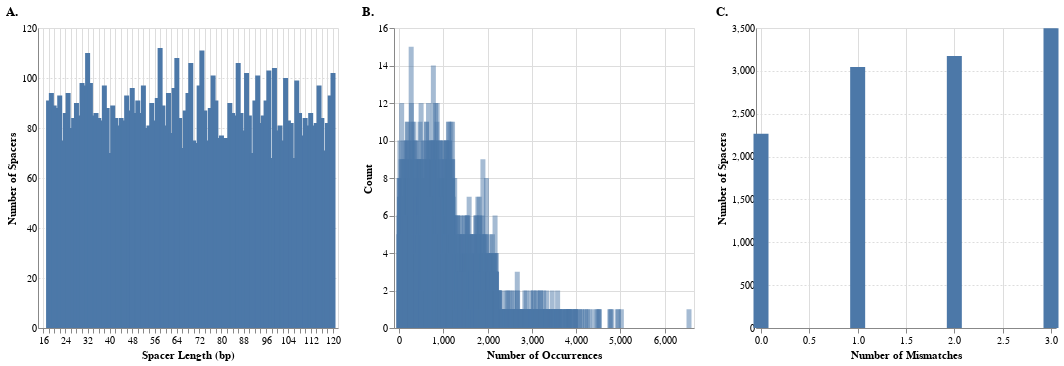

Notebook cell for this chart:
### Code cell
combined_chart

### Figure 1 — Vega-Lite specification as saved in the notebook (floating-point values rounded to 4 significant figures; data arrays with more than 128 entries replaced by an {"elided": "..."} marker saying what was removed)
{"config": {"view": {"continuousWidth": 300, "continuousHeight": 300}, "title": {"anchor": "start"}}, "hconcat": [{"data": {"name": "data-5e53eca1a05290849397eaf236af82af"}, "mark": {"type": "bar"}, "encoding": {"x": {"axis": {"grid": true, "tickCount": 60}, "field": "spacer_length", "scale": {"domain": [16, 120]}, "title": "Spacer Length (bp)", "type": "quantitative"}, "y": {"axis": {"grid": true, "gridDash": [2, 2], "ticks": false, "title": "Number of Spacers"}, "field": "count", "type": "quantitative"}}, "title": "A."}, {"data": {"name": "data-25269e9382243aa94ef20ff3b2e5fab3"}, "mark": {"type": "bar", "opacity": 0.5}, "encoding": {"tooltip": [{"field": "n_occurrences", "type": "quantitative"}, {"field": "count", "type": "quantitative"}], "x": {"field": "n_occurrences", "scale": {"domain": [1, 6550]}, "title": "Number of Occurrences", "type": "quantitative"}, "y": {"field": "count", "title": "Count", "type": "quantitative"}}, "title": "B."}, {"data": {"name": "data-ab3f8fac51e6fddf249a7b6d4f8f1b84"}, "mark": {"type": "bar", "width": 15}, "encoding": {"x": {"axis": {"grid": true, "tickCount": 6}, "field": "mismatches", "scale": {"domain": [0, 3]}, "title": "Number of Mismatches", "type": "quantitative"}, "y": {"axis": {"grid": true, "gridDash": [2, 2], "ticks": false, "title": "Number of Spacers"}, "field": "count", "type": "quantitative"}}, "title": "C."}], "$schema": "https://vega.github.io/schema/vega-lite/v5.20.1.json", "datasets": {"data-5e53eca1a05290849397eaf236af82af": [{"spacer_length": 101, "count": 81}, {"spacer_length": 19, "count": 94}, {"spacer_length": 77, "count": 101}, {"spacer_length": 63, "count": 96}, {"spacer_length": 51, "count": 86}, {"spacer_length": 99, "count": 104}, {"spacer_length": 90, "count": 85}, {"spacer_length": 61, "count": 94}, {"spacer_length": 83, "count": 90}, {"spacer_length": 104, "count": 83}, {"spacer_length": 105, "count": 82}, {"spacer_length": 100, "count": 79}, {"spacer_length": 47, "count": 87}, {"spacer_length": 102, "count": 75}, {"spacer_length": 32, "count": 110}, {"spacer_length": 85, "count": 85}, {"spacer_length": 114, "count": 82}, {"spacer_length": 109, "count": 77}, {"spacer_length": 98, "count": 68}, {"spacer_length": 108, "count": 86}, {"spacer_length": 29, "count": 85}, {"spacer_length": 21, "count": 88}, {"spacer_length": 107, "count": 99}, {"spacer_length": 46, "count": 93}, {"spacer_length": 120, "count": 102}, {"spacer_length": 95, "count": 85}, {"spacer_length": 31, "count": 97}, {"spacer_length": 49, "count": 86}, {"spacer_length": 92, "count": 91}, {"spacer_length": 75, "count": 75}, {"spacer_length": 44, "count": 84}, {"spacer_length": 84, "count": 86}, {"spacer_length": 34, "count": 85}, {"spacer_length": 94, "count": 82}, {"spacer_length": 18, "count": 91}, {"spacer_length": 58, "count": 112}, {"spacer_length": 39, "count": 88}, {"spacer_length": 40, "count": 70}, {"spacer_length": 56, "count": 83}, {"spacer_length": 91, "count": 70}, {"spacer_length": 74, "count": 87}, {"spacer_length": 111, "count": 81}, {"spacer_length": 41, "count": 89}, {"spacer_length": 50, "count": 91}, {"spacer_length": 82, "count": 76}, {"spacer_length": 28, "count": 90}, {"spacer_length": 116, "count": 84}, {"spacer_length": 112, "count": 86}, {"spacer_length": 78, "count": 91}, {"spacer_length": 80, "count": 77}, {"spacer_length": 73, "count": 111}, {"spacer_length": 48, "count": 96}, {"spacer_length": 24, "count": 86}, {"spacer_length": 65, "count": 84}, {"spacer_length": 54, "count": 81}, {"spacer_length": 106, "count": 68}, {"spacer_length": 81, "count": 76}, {"spacer_length": 62, "count": 78}, {"spacer_length": 115, "count": 97}, {"spacer_length": 86, "count": 106}, {"spacer_length": 72, "count": 97}, {"spacer_length": 79, "count": 76}, {"spacer_length": 37, "count": 83}, {"spacer_length": 117, "count": 71}, {"spacer_length": 38, "count": 97}, {"spacer_length": 30, "count": 98}, {"spacer_length": 20, "count": 89}, {"spacer_length": 87, "count": 86}, {"spacer_length": 103, "count": 100}, {"spacer_length": 119, "count": 93}, {"spacer_length": 53, "count": 80}, {"spacer_length": 27, "count": 84}, {"spacer_length": 42, "count": 84}, {"spacer_length": 113, "count": 81}, {"spacer_length": 68, "count": 94}, {"spacer_length": 93, "count": 101}, {"spacer_length": 69, "count": 106}, {"spacer_length": 57, "count": 92}, {"spacer_length": 35, "count": 86}, {"spacer_length": 70, "count": 75}, {"spacer_length": 71, "count": 74}, {"spacer_length": 67, "count": 87}, {"spacer_length": 76, "count": 88}, {"spacer_length": 97, "count": 103}, {"spacer_length": 88, "count": 79}, {"spacer_length": 89, "count": 102}, {"spacer_length": 43, "count": 81}, {"spacer_length": 33, "count": 98}, {"spacer_length": 96, "count": 91}, {"spacer_length": 110, "count": 84}, {"spacer_length": 66, "count": 72}, {"spacer_length": 26, "count": 80}, {"spacer_length": 22, "count": 93}, {"spacer_length": 45, "count": 83}, {"spacer_length": 36, "count": 84}, {"spacer_length": 59, "count": 89}, {"spacer_length": 55, "count": 90}, {"spacer_length": 52, "count": 97}, {"spacer_length": 23, "count": 75}, {"spacer_length": 64, "count": 108}, {"spacer_length": 25, "count": 94}, {"spacer_length": 118, "count": 82}, {"spacer_length": 60, "count": 81}], "data-25269e9382243aa94ef20ff3b2e5fab3": {"elided": "2409 records"}, "data-ab3f8fac51e6fddf249a7b6d4f8f1b84": [{"mismatches": 2, "count": 3173}, {"mismatches": 0, "count": 2266}, {"mismatches": 1, "count": 3044}, {"mismatches": 3, "count": 3498}]}}
